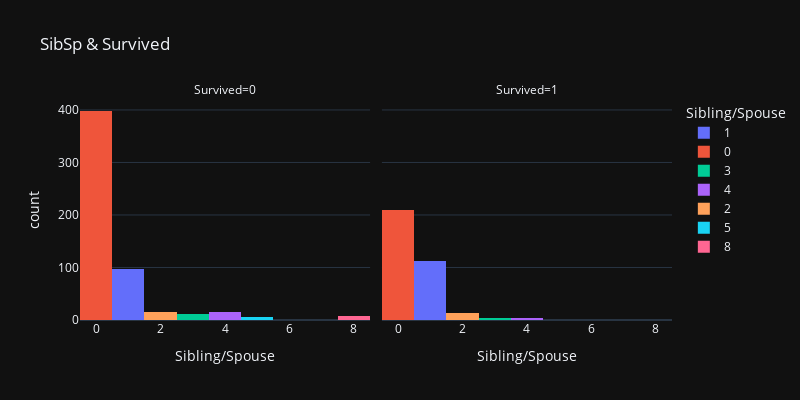

The notebook cell this image was saved under:
### Code cell
# SibSp and Survived relationship:

px.histogram(x="SibSp",color="SibSp",facet_col="Survived",data_frame=df,template="plotly_dark",width=800,height=400,
             labels={"SibSp":"Sibling/Spouse"},title="SibSp & Survived")

### Figure 1 — Plotly figure (JSON) as saved in the notebook; plotly's stock layout.template omitted (floating-point values rounded to 4 significant figures; data arrays with more than 128 entries replaced by an {"elided": "..."} marker saying what was removed)
{"data": [{"alignmentgroup": "True", "bingroup": "x", "hovertemplate": "Sibling/Spouse=%{x}<br>Survived=0<br>count=%{y}<extra></extra>", "legendgroup": "1", "marker": {"color": "#636efa", "pattern": {"shape": ""}}, "name": "1", "offsetgroup": "1", "orientation": "v", "showlegend": true, "type": "histogram", "x": [1, 1, 1, 1, 1, 1, 1, 1, 1, 1, 1, 1, 1, 1, 1, 1, 1, 1, 1, 1, 1, 1, 1, 1, 1, 1, 1, 1, 1, 1, 1, 1, 1, 1, 1, 1, 1, 1, 1, 1, 1, 1, 1, 1, 1, 1, 1, 1, 1, 1, 1, 1, 1, 1, 1, 1, 1, 1, 1, 1, 1, 1, 1, 1, 1, 1, 1, 1, 1, 1, 1, 1, 1, 1, 1, 1, 1, 1, 1, 1, 1, 1, 1, 1, 1, 1, 1, 1, 1, 1, 1, 1, 1, 1, 1, 1, 1], "xaxis": "x", "yaxis": "y"}, {"alignmentgroup": "True", "bingroup": "x", "hovertemplate": "Sibling/Spouse=%{x}<br>Survived=1<br>count=%{y}<extra></extra>", "legendgroup": "1", "marker": {"color": "#636efa", "pattern": {"shape": ""}}, "name": "1", "offsetgroup": "1", "orientation": "v", "showlegend": false, "type": "histogram", "x": [1, 1, 1, 1, 1, 1, 1, 1, 1, 1, 1, 1, 1, 1, 1, 1, 1, 1, 1, 1, 1, 1, 1, 1, 1, 1, 1, 1, 1, 1, 1, 1, 1, 1, 1, 1, 1, 1, 1, 1, 1, 1, 1, 1, 1, 1, 1, 1, 1, 1, 1, 1, 1, 1, 1, 1, 1, 1, 1, 1, 1, 1, 1, 1, 1, 1, 1, 1, 1, 1, 1, 1, 1, 1, 1, 1, 1, 1, 1, 1, 1, 1, 1, 1, 1, 1, 1, 1, 1, 1, 1, 1, 1, 1, 1, 1, 1, 1, 1, 1, 1, 1, 1, 1, 1, 1, 1, 1, 1, 1, 1, 1], "xaxis": "x2", "yaxis": "y2"}, {"alignmentgroup": "True", "bingroup": "x", "hovertemplate": "Sibling/Spouse=%{x}<br>Survived=0<br>count=%{y}<extra></extra>", "legendgroup": "0", "marker": {"color": "#EF553B", "pattern": {"shape": ""}}, "name": "0", "offsetgroup": "0", "orientation": "v", "showlegend": true, "type": "histogram", "x": {"elided": "398 int values"}, "xaxis": "x", "yaxis": "y"}, {"alignmentgroup": "True", "bingroup": "x", "hovertemplate": "Sibling/Spouse=%{x}<br>Survived=1<br>count=%{y}<extra></extra>", "legendgroup": "0", "marker": {"color": "#EF553B", "pattern": {"shape": ""}}, "name": "0", "offsetgroup": "0", "orientation": "v", "showlegend": false, "type": "histogram", "x": {"elided": "210 int values"}, "xaxis": "x2", "yaxis": "y2"}, {"alignmentgroup": "True", "bingroup": "x", "hovertemplate": "Sibling/Spouse=%{x}<br>Survived=0<br>count=%{y}<extra></extra>", "legendgroup": "3", "marker": {"color": "#00cc96", "pattern": {"shape": ""}}, "name": "3", "offsetgroup": "3", "orientation": "v", "showlegend": true, "type": "histogram", "x": [3, 3, 3, 3, 3, 3, 3, 3, 3, 3, 3, 3], "xaxis": "x", "yaxis": "y"}, {"alignmentgroup": "True", "bingroup": "x", "hovertemplate": "Sibling/Spouse=%{x}<br>Survived=1<br>count=%{y}<extra></extra>", "legendgroup": "3", "marker": {"color": "#00cc96", "pattern": {"shape": ""}}, "name": "3", "offsetgroup": "3", "orientation": "v", "showlegend": false, "type": "histogram", "x": [3, 3, 3, 3], "xaxis": "x2", "yaxis": "y2"}, {"alignmentgroup": "True", "bingroup": "x", "hovertemplate": "Sibling/Spouse=%{x}<br>Survived=0<br>count=%{y}<extra></extra>", "legendgroup": "4", "marker": {"color": "#ab63fa", "pattern": {"shape": ""}}, "name": "4", "offsetgroup": "4", "orientation": "v", "showlegend": true, "type": "histogram", "x": [4, 4, 4, 4, 4, 4, 4, 4, 4, 4, 4, 4, 4, 4, 4], "xaxis": "x", "yaxis": "y"}, {"alignmentgroup": "True", "bingroup": "x", "hovertemplate": "Sibling/Spouse=%{x}<br>Survived=1<br>count=%{y}<extra></extra>", "legendgroup": "4", "marker": {"color": "#ab63fa", "pattern": {"shape": ""}}, "name": "4", "offsetgroup": "4", "orientation": "v", "showlegend": false, "type": "histogram", "x": [4, 4, 4], "xaxis": "x2", "yaxis": "y2"}, {"alignmentgroup": "True", "bingroup": "x", "hovertemplate": "Sibling/Spouse=%{x}<br>Survived=0<br>count=%{y}<extra></extra>", "legendgroup": "2", "marker": {"color": "#FFA15A", "pattern": {"shape": ""}}, "name": "2", "offsetgroup": "2", "orientation": "v", "showlegend": true, "type": "histogram", "x": [2, 2, 2, 2, 2, 2, 2, 2, 2, 2, 2, 2, 2, 2, 2], "xaxis": "x", "yaxis": "y"}, {"alignmentgroup": "True", "bingroup": "x", "hovertemplate": "Sibling/Spouse=%{x}<br>Survived=1<br>count=%{y}<extra></extra>", "legendgroup": "2", "marker": {"color": "#FFA15A", "pattern": {"shape": ""}}, "name": "2", "offsetgroup": "2", "orientation": "v", "showlegend": false, "type": "histogram", "x": [2, 2, 2, 2, 2, 2, 2, 2, 2, 2, 2, 2, 2], "xaxis": "x2", "yaxis": "y2"}, {"alignmentgroup": "True", "bingroup": "x", "hovertemplate": "Sibling/Spouse=%{x}<br>Survived=0<br>count=%{y}<extra></extra>", "legendgroup": "5", "marker": {"color": "#19d3f3", "pattern": {"shape": ""}}, "name": "5", "offsetgroup": "5", "orientation": "v", "showlegend": true, "type": "histogram", "x": [5, 5, 5, 5, 5], "xaxis": "x", "yaxis": "y"}, {"alignmentgroup": "True", "bingroup": "x", "hovertemplate": "Sibling/Spouse=%{x}<br>Survived=0<br>count=%{y}<extra></extra>", "legendgroup": "8", "marker": {"color": "#FF6692", "pattern": {"shape": ""}}, "name": "8", "offsetgroup": "8", "orientation": "v", "showlegend": true, "type": "histogram", "x": [8, 8, 8, 8, 8, 8, 8], "xaxis": "x", "yaxis": "y"}], "layout": {"annotations": [{"font": {}, "showarrow": false, "text": "Survived=0", "x": 0.245, "xanchor": "center", "xref": "paper", "y": 1, "yanchor": "bottom", "yref": "paper"}, {"font": {}, "showarrow": false, "text": "Survived=1", "x": 0.755, "xanchor": "center", "xref": "paper", "y": 1, "yanchor": "bottom", "yref": "paper"}], "barmode": "relative", "height": 400, "legend": {"title": {"text": "Sibling/Spouse"}, "tracegroupgap": 0}, "title": {"text": "SibSp & Survived"}, "width": 800, "xaxis": {"anchor": "y", "categoryarray": [1, 0, 3, 4, 2, 5, 8], "categoryorder": "array", "domain": [0, 0.49], "title": {"text": "Sibling/Spouse"}}, "xaxis2": {"anchor": "y2", "categoryarray": [1, 0, 3, 4, 2, 5, 8], "categoryorder": "array", "domain": [0.51, 1], "matches": "x", "title": {"text": "Sibling/Spouse"}}, "yaxis": {"anchor": "x", "domain": [0, 1], "title": {"text": "count"}}, "yaxis2": {"anchor": "x2", "domain": [0, 1], "matches": "y", "showticklabels": false}}}
